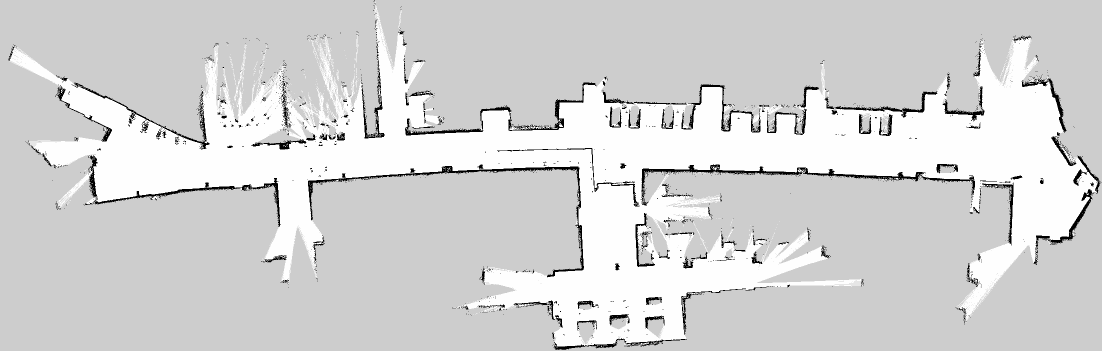
#> input picture maps/some_map.pgm, 2204 x 702 px, found by its file name (shown at 1/2 size)
$ python merge5_compose.py
#> lines starting #> are read from the running program, lines starting #| are printed output that depends on the picture
import numpy as np, cv2
from PIL import Image

M = '/home/ros/Documents/matrix_turtlebot/maps/'
RES = 0.05
ANG, DY, DX = 196.0, -474, 392

A = np.array(Image.open(M + 'some_map.pgm'))
#> A is the input picture: shape (702, 2204); min 0, max 254, mean 211.9
B = np.array(Image.open(M + 'second_half_building.pgm'))
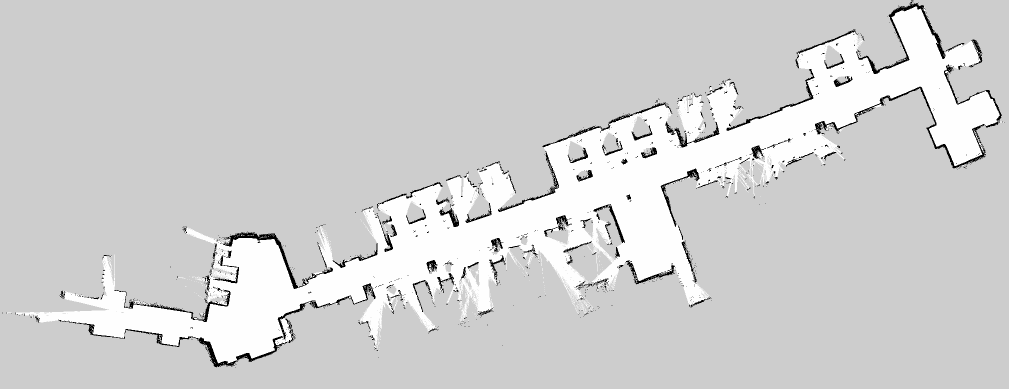
#> input picture maps/second_half_building.pgm, 2017 x 778 px, found by its file name (shown at 1/2 size)
#> B is the input picture: shape (778, 2017); min 0, max 254, mean 209.1
A_origin = (-63.234, -11.410)

def rotate(im, ang, fill):
#> called with ang = -196, fill = 205
    h, w = im.shape
#> h = 778; w = 2017
    diag = int(np.ceil(np.hypot(h, w)))
#> diag = 2162
    Mr = cv2.getRotationMatrix2D((w/2, h/2), ang, 1.0)
    Mr[0, 2] += (diag - w) / 2
    Mr[1, 2] += (diag - h) / 2
    return cv2.warpAffine(im, Mr, (diag, diag), flags=cv2.INTER_NEAREST,
                          borderValue=fill)
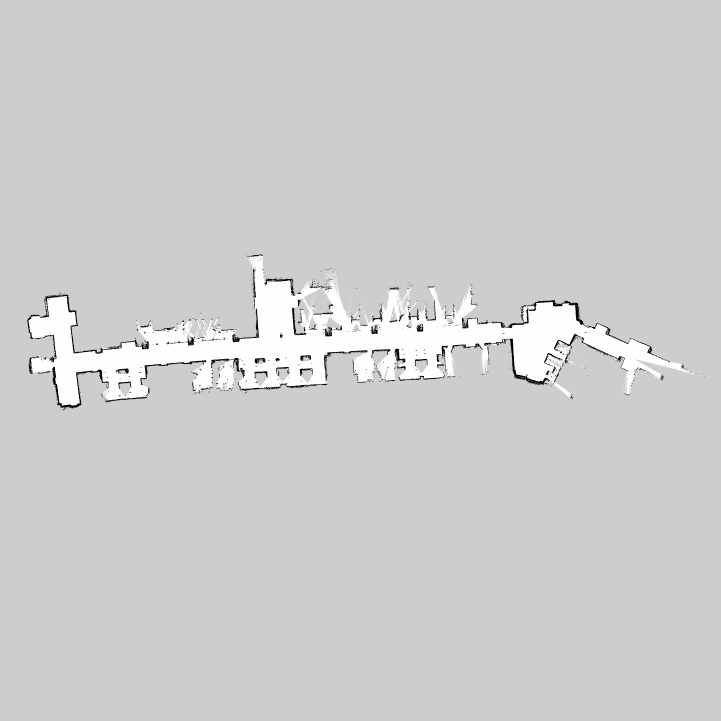
#> returned value: shape (2162, 2162) (shown at 1/3 size); min 0, max 254, mean 206.4

Brot = rotate(B, -ANG, 205)

H = max(A.shape[0], DY + Brot.shape[0]) - min(0, DY)
#> H = 2162
W = max(A.shape[1], DX + Brot.shape[1]) - min(0, DX)
#> W = 2554
oy, ox = -min(0, DY), -min(0, DX)
print(f'canvas {H}x{W}, A at ({oy},{ox}), Brot at ({DY+oy},{DX+ox})')
#| canvas 2162x2554, A at (474,0), Brot at (0,392)

canvas = np.full((H, W), 205, np.uint8)

# B first (only fills), then A overwrites wherever A is known
by, bx = DY + oy, DX + ox
ys, xs = max(0, by), max(0, bx)
ye, xe = min(H, by + Brot.shape[0]), min(W, bx + Brot.shape[1])
#> ye = 2162; xe = 2554
sub = Brot[ys - by:ye - by, xs - bx:xe - bx]
region = canvas[ys:ye, xs:xe]
region[sub != 205] = sub[sub != 205]

ay, ax = oy, ox
regionA = canvas[ay:ay + A.shape[0], ax:ax + A.shape[1]]
regionA[A != 205] = A[A != 205]
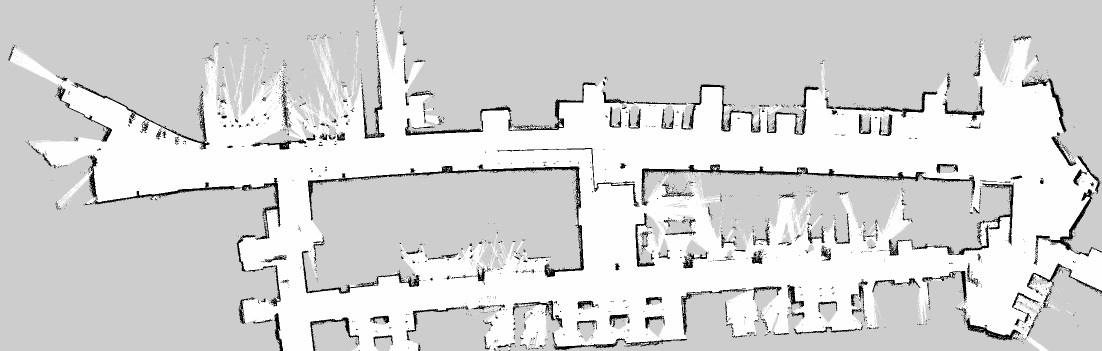
#> regionA: shape (702, 2204) (shown at 1/2 size); min 0, max 254, mean 214

# trim fully-unknown border rows/cols
known = canvas != 205
rows = np.where(known.any(axis=1))[0]
#> rows = 757 values from 474 to 1230
cols = np.where(known.any(axis=0))[0]
#> cols = 2475 values from 17 to 2504
r0, r1, c0, c1 = rows.min(), rows.max(), cols.min(), cols.max()
#> r0 = 474; r1 = 1230
pad = 4
r0, c0 = max(0, r0 - pad), max(0, c0 - pad)
r1, c1 = min(H - 1, r1 + pad), min(W - 1, c1 + pad)
out = canvas[r0:r1 + 1, c0:c1 + 1]
print(f'trimmed to {out.shape} (rows {r0}..{r1}, cols {c0}..{c1})')
#| trimmed to (765, 2496) (rows 470..1234, cols 13..2508)

# merged yaml origin preserving some_map's world frame:
# A grid cell (0,0) = image pixel (row A_h-1, col 0) sits at world A_origin.
# In OUT image, A's bottom-left pixel is at row (ay + A_h - 1 - r0), col (ax - c0).
out_h = out.shape[0]
a_bl_row = ay + A.shape[0] - 1 - r0
a_bl_col = ax - c0
origin_x = A_origin[0] - a_bl_col * RES
origin_y = A_origin[1] - (out_h - 1 - a_bl_row) * RES
print(f'merged origin: [{origin_x:.3f}, {origin_y:.3f}]')
#| merged origin: [-62.584, -14.360]

vals = np.unique(out)
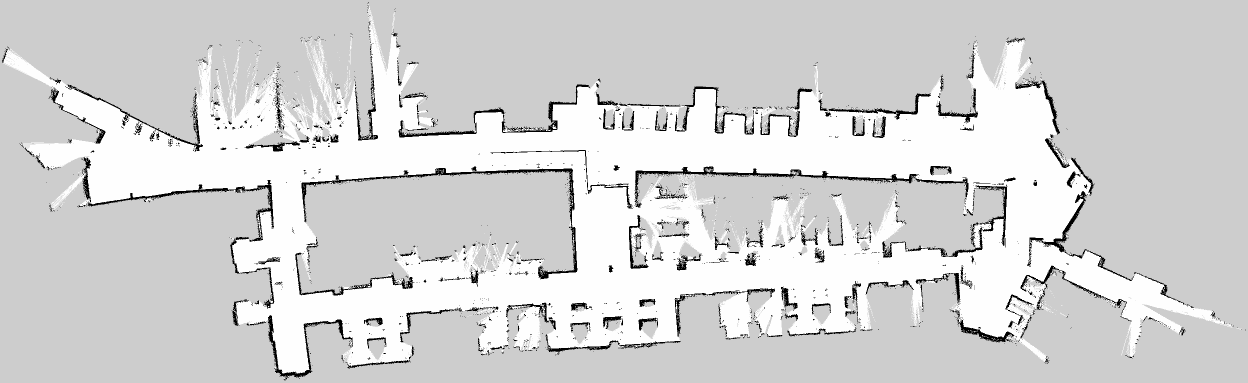
#> out: shape (765, 2496) (shown at 1/2 size); min 0, max 254, mean 212.4
print('pixel values in output:', vals)
#| pixel values in output: [  0 205 254]

with open(M + 'first_floor.pgm', 'wb') as f:
    f.write(b'P5\n%d %d\n255\n' % (out.shape[1], out.shape[0]))
    f.write(out.tobytes())

with open(M + 'first_floor.yaml', 'w') as f:
    f.write(f"""image: first_floor.pgm
mode: trinary
resolution: 0.050
origin: [{origin_x:.3f}, {origin_y:.3f}, 0]
negate: 0
occupied_thresh: 0.65
free_thresh: 0.196
""")

# ---- verification 1: world-coordinate preservation for some_map content ----
occ = np.argwhere(A < 100)
#> occ = 46247 pairs, first value 0 to 699, second value 17 to 2202
rng = np.random.default_rng(0)
ok = True
for r, c in occ[rng.choice(len(occ), 5, replace=False)]:
    wx = A_origin[0] + (c + 0.5) * RES
    wy = A_origin[1] + (A.shape[0] - 1 - r + 0.5) * RES
    mr, mc = ay + r - r0, ax + c - c0
    wx2 = origin_x + (mc + 0.5) * RES
    wy2 = origin_y + (out_h - 1 - mr + 0.5) * RES
    same_val = out[mr, mc] == A[r, c]
    match = abs(wx - wx2) < 1e-9 and abs(wy - wy2) < 1e-9
    ok &= match and same_val
    print(f'A px({r},{c}) world=({wx:.3f},{wy:.3f}) merged=({wx2:.3f},{wy2:.3f}) '
          f'val {A[r,c]}=={out[mr,mc]} -> {"OK" if match and same_val else "FAIL"}')
#> this loop made 5 passes
#> (r, c, wx, wy, mr, mc, wx2, wy2) on passes 1 to 5: (358, 1914, 32.49, 5.77, 362, 1901, 32.49, 5.77), (339, 1013, -12.56, 6.71, 343, 1000, -12.56, 6.72), (241, 1591, 16.34, 11.62, 245, 1578, 16.34, 11.62), (251, 582, -34.11, 11.12, 255, 569, -34.11, 11.12), (501, 1163, -5.06, -1.38, 505, 1150, -5.06, -1.38)
#| A px(358,1914) world=(32.491,5.765) merged=(32.491,5.765) val 0==0 -> OK
#| A px(339,1013) world=(-12.559,6.715) merged=(-12.559,6.715) val 0==0 -> OK
#| A px(241,1591) world=(16.341,11.615) merged=(16.341,11.615) val 0==0 -> OK
#| A px(251,582) world=(-34.109,11.115) merged=(-34.109,11.115) val 0==0 -> OK
#| A px(501,1163) world=(-5.059,-1.385) merged=(-5.059,-1.385) val 0==0 -> OK
#> after the loop, ok = True
print('WORLD-FRAME CHECK:', 'PASS' if ok else 'FAIL')
#| WORLD-FRAME CHECK: PASS

Image.fromarray(out).save('/tmp/first_floor.png')
